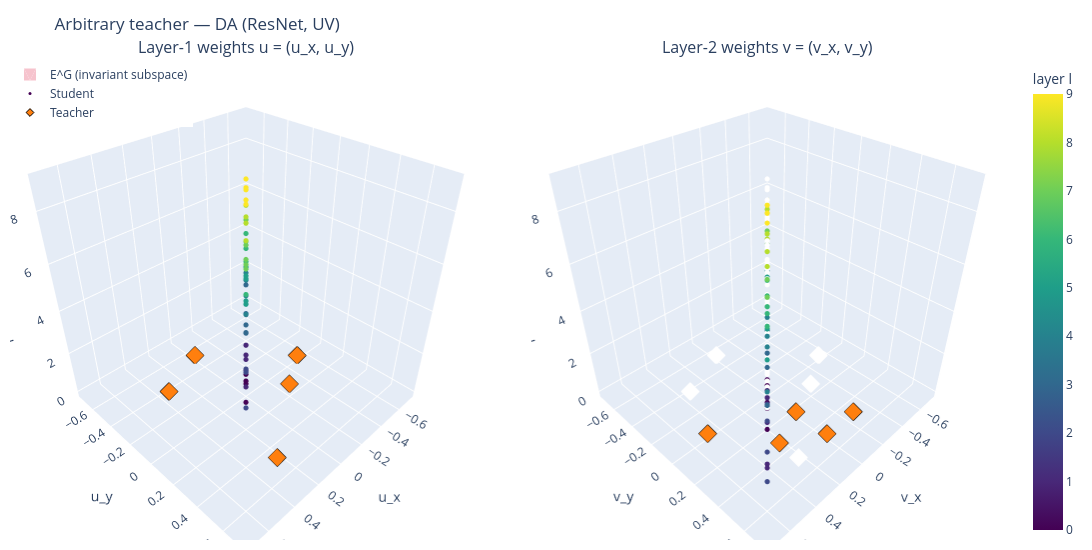

Write notebook code for a chart like this one.
### Code cell
plot_uv_equivariance_resnet(h_da_arb["particles"][-1], teacher_arb2, title="Arbitrary teacher — DA (ResNet, UV)")

### Figure 1 — Plotly figure (JSON) as saved in the notebook; plotly's stock layout.template omitted (floating-point values rounded to 4 significant figures)
{"data": [{"color": "crimson", "hoverinfo": "name", "i": [0, 0], "j": [1, 2], "k": [2, 3], "name": "E^G (invariant subspace)", "opacity": 0.25, "scene": "scene", "showlegend": true, "type": "mesh3d", "x": [-0.575, 0.575, 0.575, -0.575], "y": [-0.575, 0.575, 0.575, -0.575], "z": [0, 0, 9, 9]}, {"marker": {"cmax": 9, "cmin": 0, "color": [0, 0, 0, 0, 0, 1, 1, 1, 1, 1, 2, 2, 2, 2, 2, 3, 3, 3, 3, 3, 4, 4, 4, 4, 4, 5, 5, 5, 5, 5, 6, 6, 6, 6, 6, 7, 7, 7, 7, 7, 8, 8, 8, 8, 8, 9, 9, 9, 9, 9], "colorscale": [[0, "#440154"], [0.1111, "#482878"], [0.2222, "#3e4989"], [0.3333, "#31688e"], [0.4444, "#26828e"], [0.5556, "#1f9e89"], [0.6667, "#35b779"], [0.7778, "#6ece58"], [0.8889, "#b5de2b"], [1, "#fde725"]], "showscale": false, "size": 3}, "mode": "markers", "name": "Student", "scene": "scene", "showlegend": true, "type": "scatter3d", "x": [-0.06831, -0.1401, 0.06845, -0.04982, -0.114, -0.1913, -0.01992, -0.121, -0.09031, 0.08859, 0.1196, 0.3219, -0.2798, 0.09941, 0.1183, 0.001313, -0.1365, -0.002536, -0.3635, -0.05518, 0.02168, -0.2923, -0.1118, -0.2319, -0.0495, 0.08565, -0.07093, -0.093, 0.1075, -0.1604, 0.205, -0.01852, -0.2461, -0.1211, -0.1785, -0.1527, 0.1502, 0.1853, 0.2138, 0.04781, -0.05055, 0.2159, -0.05454, 0.09125, 0.04303, 0.174, 0.06108, -0.03065, 0.1413, 0.04407], "y": [-0.06831, -0.1401, 0.06845, -0.04982, -0.114, -0.1913, -0.01992, -0.121, -0.09031, 0.08859, 0.1196, 0.3219, -0.2798, 0.09941, 0.1183, 0.001313, -0.1365, -0.002536, -0.3635, -0.05518, 0.02168, -0.2923, -0.1118, -0.2319, -0.0495, 0.08565, -0.07093, -0.093, 0.1075, -0.1604, 0.205, -0.01852, -0.2461, -0.1211, -0.1785, -0.1527, 0.1502, 0.1853, 0.2138, 0.04781, -0.05055, 0.2159, -0.05454, 0.09125, 0.04303, 0.174, 0.06108, -0.03065, 0.1413, 0.04407], "z": [0, 0, 0, 0, 0, 1, 1, 1, 1, 1, 2, 2, 2, 2, 2, 3, 3, 3, 3, 3, 4, 4, 4, 4, 4, 5, 5, 5, 5, 5, 6, 6, 6, 6, 6, 7, 7, 7, 7, 7, 8, 8, 8, 8, 8, 9, 9, 9, 9, 9]}, {"marker": {"color": "#ff7f0e", "line": {"color": "black", "width": 1}, "size": 6, "symbol": "diamond"}, "mode": "markers", "name": "Teacher", "scene": "scene", "showlegend": true, "type": "scatter3d", "x": [-0.5, 0.25, -0.25, 0.0, 0.35], "y": [0.0, 0.5, 0.15, -0.5, -0.35], "z": [0, 0, 0, 0, 0]}, {"color": "crimson", "hoverinfo": "name", "i": [0, 0], "j": [1, 2], "k": [2, 3], "name": "E^G (invariant subspace)", "opacity": 0.25, "scene": "scene2", "showlegend": false, "type": "mesh3d", "x": [-0.7631, 0.7631, 0.7631, -0.7631], "y": [-0.7631, 0.7631, 0.7631, -0.7631], "z": [0, 0, 9, 9]}, {"marker": {"cmax": 9, "cmin": 0, "color": [0, 0, 0, 0, 0, 1, 1, 1, 1, 1, 2, 2, 2, 2, 2, 3, 3, 3, 3, 3, 4, 4, 4, 4, 4, 5, 5, 5, 5, 5, 6, 6, 6, 6, 6, 7, 7, 7, 7, 7, 8, 8, 8, 8, 8, 9, 9, 9, 9, 9], "colorbar": {"title": {"text": "layer l"}, "x": 1.02}, "colorscale": [[0, "#440154"], [0.1111, "#482878"], [0.2222, "#3e4989"], [0.3333, "#31688e"], [0.4444, "#26828e"], [0.5556, "#1f9e89"], [0.6667, "#35b779"], [0.7778, "#6ece58"], [0.8889, "#b5de2b"], [1, "#fde725"]], "showscale": true, "size": 3}, "mode": "markers", "name": "Student", "scene": "scene2", "showlegend": false, "type": "scatter3d", "x": [-0.03735, 0.2268, -0.07675, 0.06908, 0.1056, 0.1109, 0.1534, 0.5164, 0.4995, 0.2921, 0.3022, 0.3898, 0.6635, 0.3133, 0.5374, 0.4196, 0.2154, -0.006418, -0.01492, 0.1302, -0.3161, 0.04095, 0.226, 0.4657, 0.1622, 0.1233, 0.2447, 0.2606, -0.08301, 0.4289, 0.2788, 0.3911, 0.1126, 0.3194, 0.2133, 0.3837, 0.04378, -0.03713, 0.2791, -0.06008, 0.2872, 0.2053, 0.1679, -0.01752, 0.378, 0.3055, 0.2368, 0.141, 0.1807, 0.2389], "y": [-0.03735, 0.2268, -0.07675, 0.06908, 0.1056, 0.1109, 0.1534, 0.5164, 0.4995, 0.2921, 0.3022, 0.3898, 0.6635, 0.3133, 0.5374, 0.4196, 0.2154, -0.006418, -0.01492, 0.1302, -0.3161, 0.04095, 0.226, 0.4657, 0.1622, 0.1233, 0.2447, 0.2606, -0.08301, 0.4289, 0.2788, 0.3911, 0.1126, 0.3194, 0.2133, 0.3837, 0.04378, -0.03713, 0.2791, -0.06008, 0.2872, 0.2053, 0.1679, -0.01752, 0.378, 0.3055, 0.2368, 0.141, 0.1807, 0.2389], "z": [0, 0, 0, 0, 0, 1, 1, 1, 1, 1, 2, 2, 2, 2, 2, 3, 3, 3, 3, 3, 4, 4, 4, 4, 4, 5, 5, 5, 5, 5, 6, 6, 6, 6, 6, 7, 7, 7, 7, 7, 8, 8, 8, 8, 8, 9, 9, 9, 9, 9]}, {"marker": {"color": "#ff7f0e", "line": {"color": "black", "width": 1}, "size": 6, "symbol": "diamond"}, "mode": "markers", "name": "Teacher", "scene": "scene2", "showlegend": false, "type": "scatter3d", "x": [0.0, 0.0, 0.5, -0.25, 0.25], "y": [0.25, 0.5, 0.0, 0.5, 0.35], "z": [0, 0, 0, 0, 0]}], "layout": {"annotations": [{"font": {"size": 16}, "showarrow": false, "text": "Layer-1 weights u = (u_x, u_y)", "x": 0.2375, "xanchor": "center", "xref": "paper", "y": 1, "yanchor": "bottom", "yref": "paper"}, {"font": {"size": 16}, "showarrow": false, "text": "Layer-2 weights v = (v_x, v_y)", "x": 0.7625, "xanchor": "center", "xref": "paper", "y": 1, "yanchor": "bottom", "yref": "paper"}], "height": 550, "legend": {"x": 0, "y": 1}, "margin": {"b": 10, "l": 10, "r": 10, "t": 60}, "scene": {"aspectmode": "cube", "domain": {"x": [0, 0.475], "y": [0, 1]}, "xaxis": {"range": [-0.7631, 0.7631], "title": {"text": "u_x"}}, "yaxis": {"range": [-0.7631, 0.7631], "title": {"text": "u_y"}}, "zaxis": {"title": {"text": "layer l"}}}, "scene2": {"aspectmode": "cube", "domain": {"x": [0.525, 1], "y": [0, 1]}, "xaxis": {"range": [-0.7631, 0.7631], "title": {"text": "v_x"}}, "yaxis": {"range": [-0.7631, 0.7631], "title": {"text": "v_y"}}, "zaxis": {"title": {"text": "layer l"}}}, "title": {"text": "Arbitrary teacher — DA (ResNet, UV)"}, "width": 1100}}
